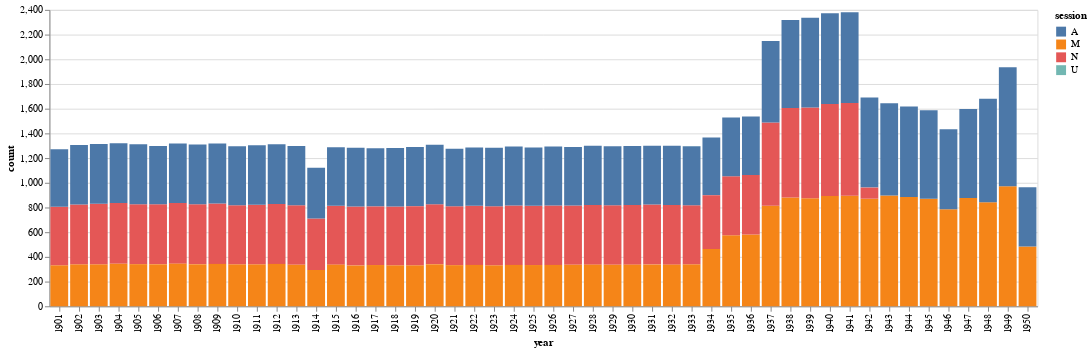

This figure's notebook cell:
### Code cell
# Days per year

alt.Chart(df_sessions).mark_bar().encode(
    x='year:N',
    y='count:Q',
    color='session:N',
    order=alt.Order(
      # Sort the segments of the bars by this field
      'order',
      sort='ascending'
    )
)

### Figure 1 — Vega-Lite specification as saved in the notebook (floating-point values rounded to 4 significant figures; data arrays with more than 128 entries replaced by an {"elided": "..."} marker saying what was removed)
{"config": {"view": {"continuousWidth": 400, "continuousHeight": 300}}, "data": {"name": "data-d59af497e8d7c3fbdd69453efb1a97f8"}, "mark": "bar", "encoding": {"color": {"type": "nominal", "field": "session"}, "order": {"type": "quantitative", "field": "order", "sort": "ascending"}, "x": {"type": "nominal", "field": "year"}, "y": {"type": "quantitative", "field": "count"}}, "$schema": "https://vega.github.io/schema/vega-lite/v4.8.1.json", "datasets": {"data-d59af497e8d7c3fbdd69453efb1a97f8": {"elided": "143 records"}}}
